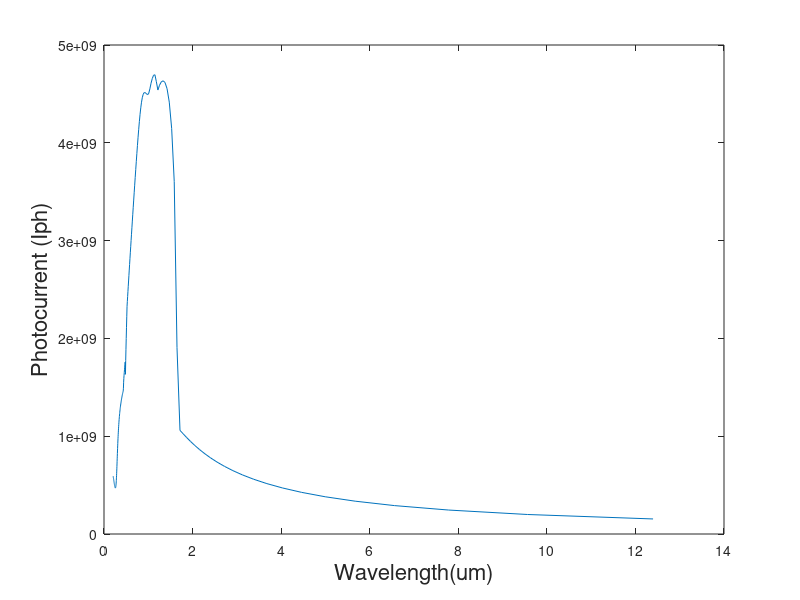

Reproduce this figure in MATLAB. (Note: this script raises an error after producing the figure.)
clc;
clear all;
close all;

%%
X = dlmread('InGaAs.txt');
lambda = X(:,1);  %um
n = X(:,2);
k = X(:,3);

alpha = 4*pi.*k./lambda;  %absorption coefficient 
r1 = (n-1).^2 + k.^2;
r2 = (n+1).^2 + k.^2;
R  = r1./r2; % reflectivity 

wp = 0.005; %um
wi = 1;  %um
ne = (1-R).*(exp(-1*alpha.*wp) - exp(-1*alpha.*(wp+wi)));  % quantum efficiency 
A  = 20;       
e  = 1.6e-19;
I0 = 500;   
h  = 6.626e-34;
c  = 3e8;
lambda = lambda.*1
Iph= ne.*A.*e.*I0.*lambda./(h*c);  %7.30(a) equation by Willson
figure(1)
plot(lambda,Iph)
xlabel('Wavelength(um)','FontSize',16);
ylabel('Photocurrent (Iph)','FontSize',16);
xline(1.2);
grid on
title(' Photocurrent (Iph) vs. wavelength ');
figure(2)
plot(lambda,ne.*lambda,'linewidth',2);
xlabel('Wavelength(um)','FontSize',16);
ylabel('Responsivity (R)','FontSize',16);
xline(1.2);
grid on
title(' Responsivity (R) vs. wavelength ');

RL = 10;
Vext = Iph.*RL;
figure(3)
plot(Iph,Vext,'linewidth',2);
xlabel('V (external)','FontSize',16);
ylabel('Current','FontSize',16);
grid on
title(' Voltage vs Current ');
%%Gain calculation
rate_of_e_flow = Iph./e;
w = 10; %um
l = 1; %um
rate_of_e_gen = w.*l.*ne.*I0.*lambda./(h*c);
G = rate_of_e_flow./rate_of_e_gen;
figure(4)
plot (lambda, G);

%% Constant 
m0     = 9.1e-31;
q      = 1.6e-19;
kb     = 1.38e-23;
h      = 6.6626e-34;
h_cut  = h/(2*pi);


%% Simulation Parameter Input
%lambda = 300:1:1000;          % nm
T      = 300;                 % kelvin
kbT    = kb*T/q;              % eV
eV     = 1243./lambda;        % eV


%% Material Properties(GaAsP)
me          = 0.05216*m0;               % elec effective mass
mh          = 0.164*m0;               % hole effective mass
mu_e        = 14775;                   % electron mobility  in cm^2v^-1s^-1
mu_h        = 416.26;                    % hole mobility  in cm^2v^-1s^-1
Eg          = 1.13;                   % Bandgap
ni          = 2.98e14;                 % Intrinsic carrier conc.
Br          = 1e-10;                  % Coefficient for band-band recombination
sr          = 1e-14;                  % conc. of recombination centers 
Nt          = 1e2;                    % capture cross-section
%nr1         = ;                    % refractive index of semiconductor
%nr2         = 1;                      % refractive index of air
nf          = 2;                    % ideality factor
A           = 20;                   % Area in cm^2
Nd          = 5e17;                   % n type doping profile
Na          = 1e15;                   % p type doping profile
del_n       = 1e18;                   % excess carrier in p side

del_p       = del_n;                  % excess carrier in n side
p_No        = ni^2/Nd;                % hole conc. in n type
n_Po        = ni^2/Na;                % elec conc. in p type
Dn          = kbT*mu_e;               % diffusion coeff of elec 
Dp          = kbT*mu_h;               % diffusion coeff of hole
tau_r_N     = 1/(Br*(Nd+p_No+del_p)); % diffusion lifetime of elec
tau_r_P     = 1/(Br*(n_Po+Na+del_n)); % diffusion lifetime of hole
Ln          = (Dn*tau_r_N)^0.5*1e-2;  % diffusion length of elec
Lp          = (Dp*tau_r_P)^0.5*1e-2;  % diffusion length of hole
mr          = (me*mh)/(me+mh);        % reduced mass
vth         = sqrt((3*kbT*q)/mr)*1e2; % thermal velocity of elec
tnr         = (sr*vth*Nt)^-1;         % indirect recombination lifetime

% reverse saturation current

Is          = q*A*((Dn*n_Po)/Ln + (Dp*p_No)/Lp);
%% Determination of Current
Vtot=-10:.1:0;
Iph1=4.6572e-3; %at 1100nm
Itot=-Iph1+Is*(exp(Vtot/kbT)-1);
figure(6)
plot(Vtot,Itot,'linewidth',2);
xlabel('Voltage','FontSize',16);
ylabel('Current','FontSize',16);
grid on
title(' Voltage vs Current ');

I_dark = Is;
% NEP =

Responsivity  = ne.*lambda;
NEP = (1./Responsivity) .* sqrt(2*e*(I_dark + Iph));
in = 2*e*sqrt((I_dark + Iph));
Detectivity = sqrt(A)./ NEP;